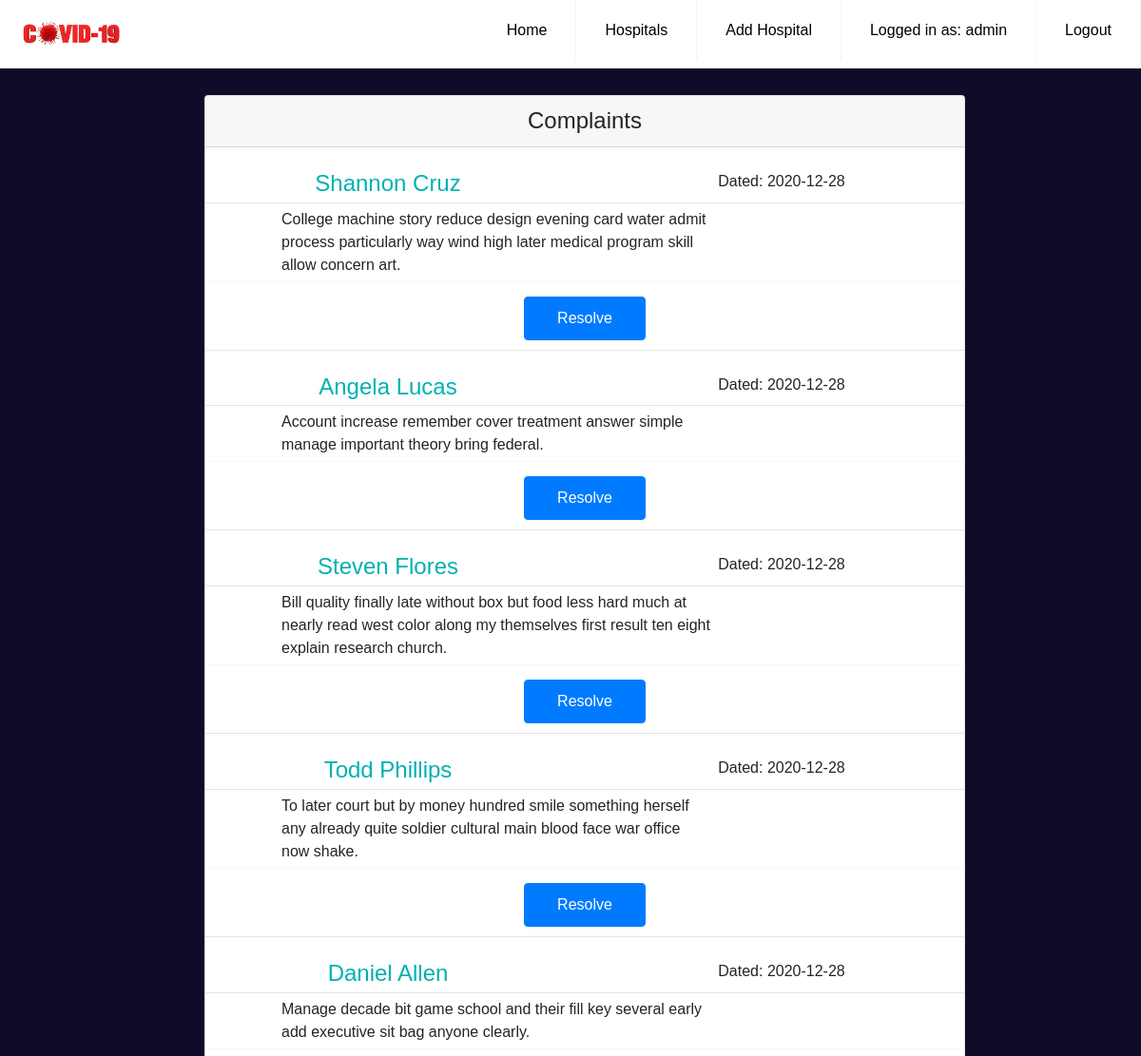
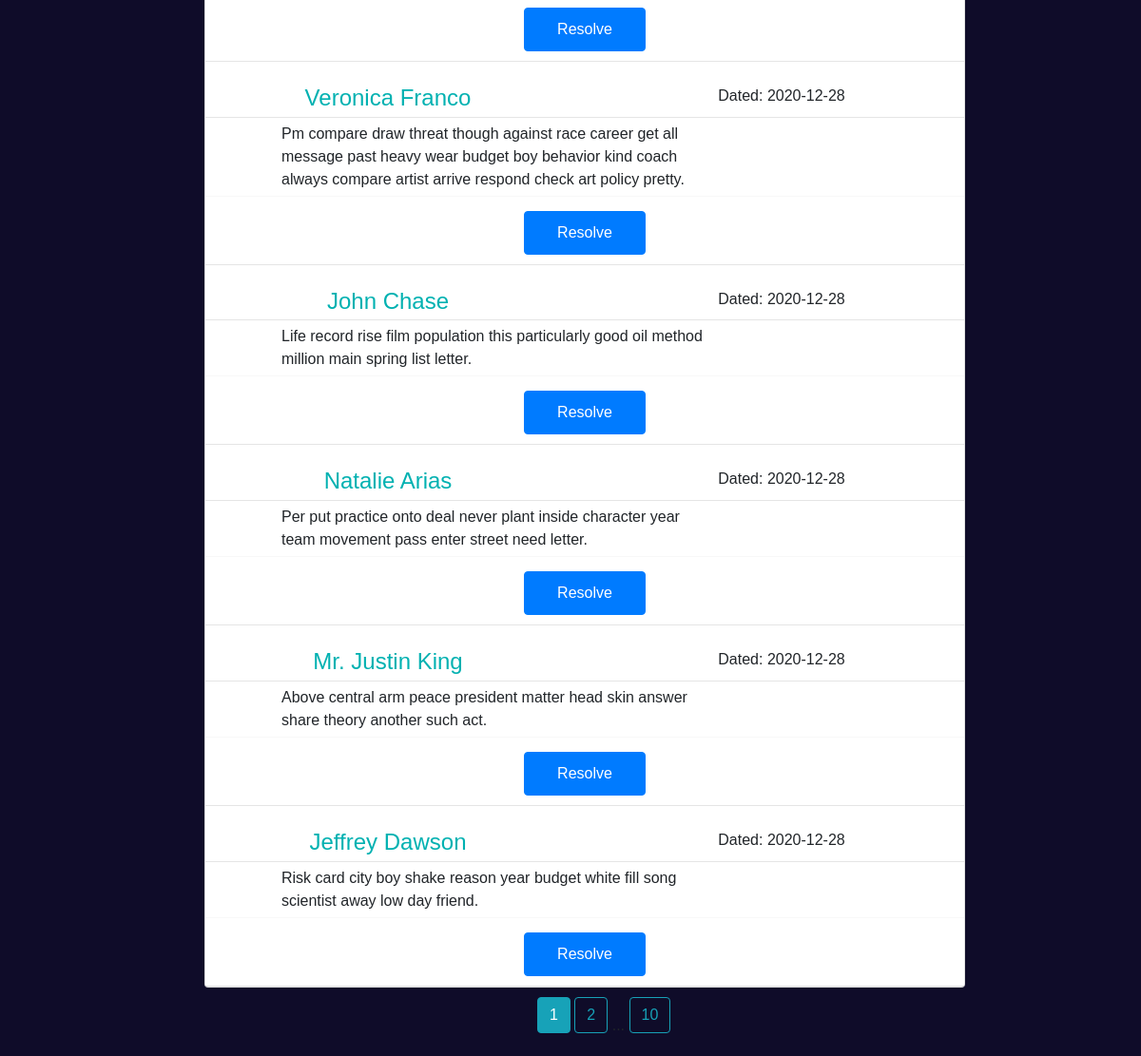
Page /complaint (signed in) on the committed database (2 pictures, top to bottom).
### models.py (models this page shows, shortened)
class User(UserMixin, db.Model):
    __tablename__ = "user"
    id = db.Column(db.Integer, primary_key=True)
    name = db.Column(db.String(100), index=True, unique=True)
    password_hash = db.Column(db.String(128))
    role = db.Column(db.String(20))
    hospital_id = db.Column(db.Integer, db.ForeignKey('hospital.id'))

class Contact(db.Model):
    __tablename__ = "contact"
    id = db.Column(db.Integer, primary_key=True)
    name = db.Column(db.String(100), nullable=False)
    date_posted = db.Column(db.DateTime, nullable=False,
                            default=datetime.utcnow)
    content = db.Column(db.Text, nullable=False)
    phone = db.Column(db.Integer, nullable=False)

### app.py (the view)
@app.route('/complaint')
@login_required
def complaint():
    page = request.args.get('page', 1, type=int)
    clist = Contact.query.order_by(Contact.date_posted.desc()).paginate(per_page=10, page=page)
    return render_template('complaint.html', clist=clist, title="Complaint Section")

### models.py (called while the page is built)
@login.user_loader
def load_user(id):
    return User.query.get(int(id))

### templates/complaint.html (shortened to what this page needs)
  {% extends 'base.html' %}
  {% block navbar %}
<li><a href="{{ url_for('hospital') }}">Hospitals</a></li>
<li><a href="{{ url_for('addhospital') }}">Add Hospital</a></li>
{% if current_user.is_authenticated and current_user.role == "admin" %}
<li><a href="#">Logged in as: {{current_user.name}}</a></li>
<li><a href="{{ url_for('logout') }}">Logout</a></li>
{% endif %}
{% endblock %}
  {% block content %}
    <div class="profile__header">
        <div class="container profile__container">
            <div class="card">
                <div class="card-header">  <h4 >Complaints</h4></div>
                {% for complaint in clist.items %}
                <br>
                    <div class="title row">
                        <h4 style="color:#00b1b1;" class="col">{{ complaint.name.title() }} </h4>
                        <span class="col"><p>Dated: {{ complaint.date_posted.strftime('%Y-%m-%d') }}</p></span>
                    </div>
                    <hr style="margin:5px 0 5px 0;">
                      <div class="row">
                            <div class="col-sm-7 col-xs-6 complaint">{{ complaint.content }}</div>
                      </div>
                    <div class="bot-border"></div>
                    <div class="row">
                        <a type="button" class="btn btn-primary col" id="patient__button" href="{{ url_for('resolvecomplaint', complaint_id=complaint.id) }}">Resolve</a>
                    </div>
                    <hr>
                  {% endfor %}
   </div>
           <div class="pagination_content">
             {% for page_num in clist.iter_pages(left_edge=1, right_edge=1, left_current=1, right_current=2) %}
            {% if page_num %}
                {% if clist.page == page_num %}
                  <a class="btn btn-info mb-4" href="{{ url_for('complaint', page=page_num) }}">{{ page_num }}</a>
                {% else %}
                  <a class="btn btn-outline-info mb-4" href="{{ url_for('complaint', page=page_num) }}">{{ page_num }}</a>
                {% endif %}
            {% else %}
              ...
            {% endif %}
          {% endfor %}
           </div>
        </div>
    </div>
  {% endblock content %}

### templates/base.html (shortened to what this page needs)
<!DOCTYPE html>
<html>
<head>
	<link rel="stylesheet" type="text/css" href="{{ url_for('static', filename='css/home.css') }}">
	<link rel="stylesheet" href="https://stackpath.bootstrapcdn.com/bootstrap/4.3.1/css/bootstrap.min.css">
	<link href="https://unpkg.com/aos@2.3.1/dist/aos.css" rel="stylesheet">
	<link rel="stylesheet" href="https://cdnjs.cloudflare.com/ajax/libs/select2/4.0.13/css/select2.min.css" />
	<link rel="stylesheet" type="text/css" href="{{ url_for('static', filename='css/patient_add.css') }}">
	<link href="{{ url_for('static', filename='css/main.css') }}" rel="stylesheet" media="all">
	<link rel="stylesheet" href="https://stackpath.bootstrapcdn.com/font-awesome/4.7.0/css/font-awesome.min.css">
</head>
<body>
<div class="navbar__main">
	<header class="header">
	<a href="{{ url_for('home') }}"><img src="{{ url_for('static', filename='img/logo.jpg') }}" class="logo"></a>
	  <ul class="menu">
		<li><a href="{{ url_for('home') }}">Home</a></li>
          {% block navbar %}
          {% endblock %}
	  </ul>
	</header>
</div>
{% block content %}
{% endblock %}
</body>
</html>

### static/css/home.css (style rules this page uses)
* { box-sizing: border-box; padding: 0; margin: 0; font-family: Verdana, Geneva, Tahoma, sans-serif; }
.navbar__main a { color: #000; }
.navbar__main .header { background-color: #fff; box-shadow: 1px 1px 4px 0 rgba(0,0,0,.1); position: fixed; width: 100%; z-index: 3; }
.navbar__main .header ul { margin: 0; padding: 0; list-style: none; overflow: hidden; background-color: #fff; }
.navbar__main .header li a { display: block; padding: 20px 20px; border-right: 1px solid #f4f4f4; text-decoration: none; }
.navbar__main .header .logo { display: block; float: left; font-size: 2em; padding: 10px 20px; text-decoration: none; }
.navbar__main .header .menu { clear: both; max-height: 0; transition: max-height .2s ease-out; }
@media (min-width: 1000px) { .navbar__main .header li { float: left; } }
@media (min-width: 1000px) { .navbar__main .header li a { padding: 20px 30px; } }
@media (min-width: 1000px) { .navbar__main .header .menu { clear: none; float: right; max-height: none; } }
.logo { height: 75%; width: 150px; }
body { width:100%; background: #0f0c29 !important; background: -webkit-linear-gradient(to right, #24243e, #302b63, #0f0c29); background: linear-gradient(to right, #24243e, #302b63, #0f0c29); }
.profile__header .bot-border { border-bottom:1px #f8f8f8 solid; margin:5px 0 5px 0 }
.profile__header .title { text-align: center; }
.profile__header .card-header { text-align: center; }
.profile__header .card { text-align: center; }
.row .btn { width: 10px; padding: 10px 20px; margin: 10px 80px; }
.profile__header .profile__container { width: 830px; position: absolute; margin-top:100px; margin-bottom: 50px; margin-left: 200px; }
.profile__container #patient__button { margin: 10px 350px; }
.complaint { text-align: left; margin-left: 80px; }
.pagination_content { margin-left: 350px; margin-top: 10px; }

### static/css/patient_add.css (style rules this page uses)
.patient_form h1,h2,h3,h4,h5,h6 { margin: 0px; }

### static/css/main.css (style rules this page uses)
.wrapper__main body, h1, h2, h3, h4, h5, h6, blockquote, p, pre, dl, dd, ol, ul, figure, hr, fieldset, legend { margin: 0; padding: 0; }
.wrapper__main h1, h2, h3, h4, h5, h6 { font-weight: 400; }

### rows in the picture
User: name "admin"
Contact: name "Shannon Cruz", date_posted "2020-12-28", content "College machine story reduce design evening card water admit process particularly way wind high later medical program skill allow concern art."
Contact: name "Angela Lucas", date_posted "2020-12-28", content "Account increase remember cover treatment answer simple manage important theory bring federal."
Contact: name "Steven Flores", date_posted "2020-12-28", content "Bill quality finally late without box but food less hard much at nearly read west color along my themselves first result ten eight explain research church."
Contact: name "Todd Phillips", date_posted "2020-12-28", content "To later court but by money hundred smile something herself any already quite soldier cultural main blood face war office now shake."
Contact: name "Daniel Allen", date_posted "2020-12-28", content "Manage decade bit game school and their fill key several early add executive sit bag anyone clearly."
Contact: name "Veronica Franco", date_posted "2020-12-28", content "Pm compare draw threat though against race career get all message past heavy wear budget boy behavior kind coach always compare artist arrive respond check art policy pretty."
Contact: name "John Chase", date_posted "2020-12-28", content "Life record rise film population this particularly good oil method million main spring list letter."
Contact: name "Natalie Arias", date_posted "2020-12-28", content "Per put practice onto deal never plant inside character year team movement pass enter street need letter."
Contact: name "Mr. Justin King", date_posted "2020-12-28", content "Above central arm peace president matter head skin answer share theory another such act."
Contact: name "Jeffrey Dawson", date_posted "2020-12-28", content "Risk card city boy shake reason year budget white fill song scientist away low day friend."

### other values in the picture
{{ page_num }} "1"
{{ page_num }} "2" "10"
